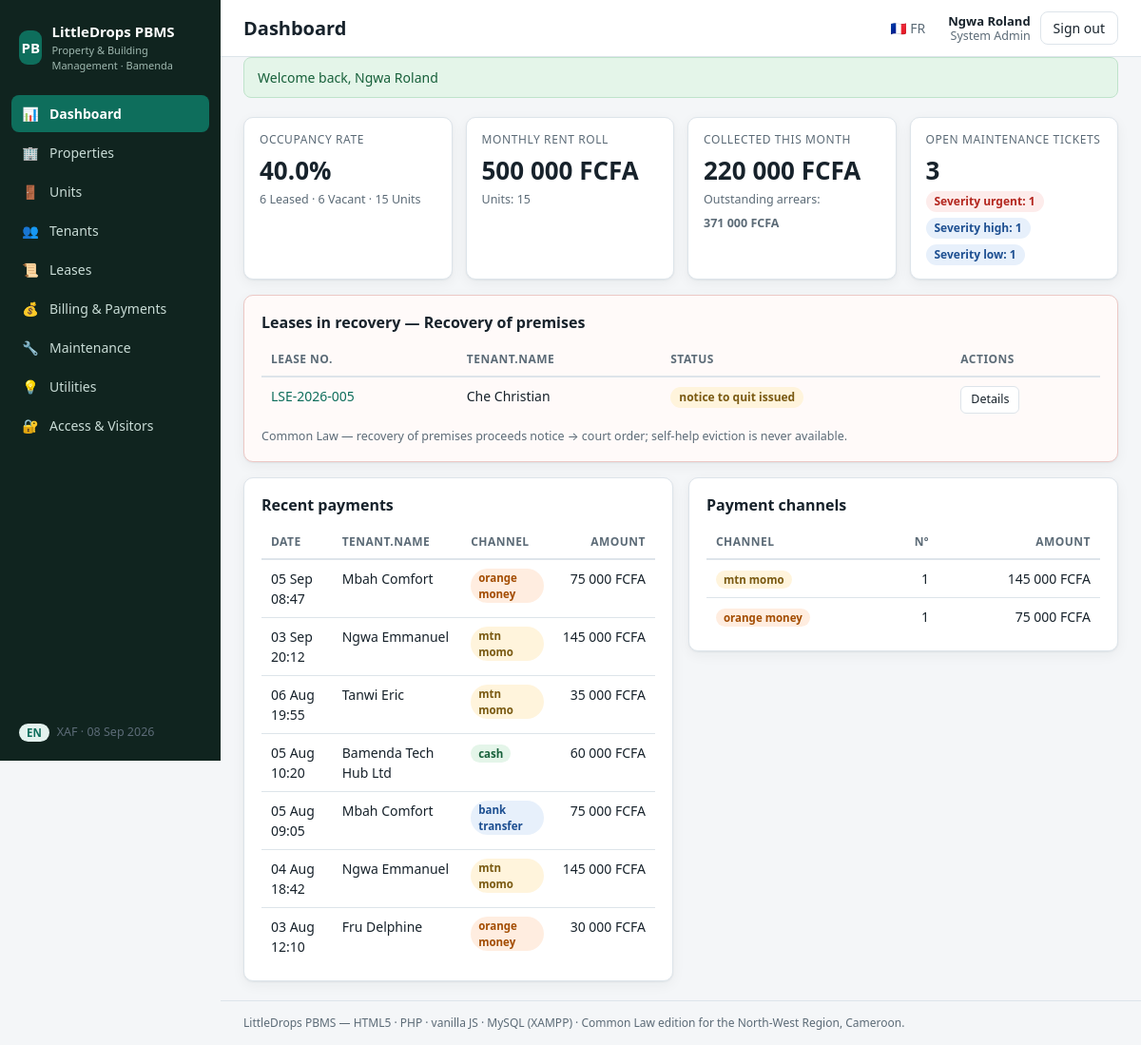
/index.php?r=dashboard (signed in), run on the app's committed database.
### tables this page shows
CREATE TABLE IF NOT EXISTS payments (
  id          INT UNSIGNED AUTO_INCREMENT PRIMARY KEY,
  invoice_id  INT UNSIGNED NULL,
  lease_id    INT UNSIGNED NULL,
  amount_xaf  BIGINT UNSIGNED NOT NULL,
  channel     ENUM('mtn_momo','orange_money','bank_transfer','card','cash','cheque') NOT NULL,
  reference   VARCHAR(80) NULL,                  
  paid_at     DATETIME NOT NULL,
  received_by INT UNSIGNED NULL,
  status      ENUM('pending','confirmed','failed') NOT NULL DEFAULT 'confirmed',
  created_at  DATETIME NOT NULL DEFAULT CURRENT_TIMESTAMP,
  CONSTRAINT fk_payments_invoice FOREIGN KEY (invoice_id) REFERENCES invoices(id)
    ON DELETE SET NULL ON UPDATE CASCADE,
  CONSTRAINT fk_payments_lease FOREIGN KEY (lease_id) REFERENCES leases(id)
    ON DELETE SET NULL ON UPDATE CASCADE,
  INDEX idx_payments_paid_at (paid_at)
);

CREATE TABLE IF NOT EXISTS recovery_cases (
  id         INT UNSIGNED AUTO_INCREMENT PRIMARY KEY,
  lease_id   INT UNSIGNED NOT NULL,
  stage      ENUM('demand_letter','notice_to_quit_issued','notice_expired','court_filing','judgment','enforcement','closed') NOT NULL DEFAULT 'demand_letter',
  opened_at  DATETIME NOT NULL DEFAULT CURRENT_TIMESTAMP,
  updated_at DATETIME NOT NULL DEFAULT CURRENT_TIMESTAMP ON UPDATE CURRENT_TIMESTAMP,
  notes      TEXT NULL,
  CONSTRAINT fk_recovery_lease FOREIGN KEY (lease_id) REFERENCES leases(id)
    ON DELETE CASCADE ON UPDATE CASCADE,
  INDEX idx_recovery_stage (stage)
);

CREATE TABLE IF NOT EXISTS leases (
  id             INT UNSIGNED AUTO_INCREMENT PRIMARY KEY,
  code           VARCHAR(20) NOT NULL UNIQUE,    
  unit_id        INT UNSIGNED NOT NULL,
  tenant_id      INT UNSIGNED NOT NULL,
  start_date     DATE NOT NULL,
  end_date       DATE NOT NULL,
  rent_xaf       BIGINT UNSIGNED NOT NULL,
  billing_cycle  ENUM('monthly','quarterly','annually') NOT NULL DEFAULT 'monthly',
  rent_type      ENUM('fixed','dynamic') NOT NULL DEFAULT 'fixed',
  escalation_pct DECIMAL(5,2) NULL,              
  escalation_interval_months SMALLINT UNSIGNED NULL,
  grace_days     SMALLINT UNSIGNED NOT NULL DEFAULT 7,
  penalty_pct    DECIMAL(5,2)  NOT NULL DEFAULT 5.00,
  deposit_xaf    BIGINT UNSIGNED NOT NULL DEFAULT 0,
  deposit_paid   TINYINT(1) NOT NULL DEFAULT 0,
   
  legal_system   ENUM('common_law','civil_law') NOT NULL DEFAULT 'common_law',
  jurisdiction   VARCHAR(160) NOT NULL DEFAULT 'Bamenda, North-West Region, Cameroon',
  notice_to_quit_days SMALLINT UNSIGNED NOT NULL DEFAULT 30,
  status         ENUM('draft','active','expired','terminated','in_recovery') NOT NULL DEFAULT 'draft',
  signed_at      DATETIME NULL,
  witness_1      VARCHAR(120) NULL,
  witness_2      VARCHAR(120) NULL,
  stamp_duty_paid TINYINT(1) NOT NULL DEFAULT 0,
  notes          TEXT NULL,
  created_at     DATETIME NOT NULL DEFAULT CURRENT_TIMESTAMP,
  CONSTRAINT fk_leases_unit FOREIGN KEY (unit_id) REFERENCES units(id)
    ON DELETE RESTRICT ON UPDATE CASCADE,
  CONSTRAINT fk_leases_tenant FOREIGN KEY (tenant_id) REFERENCES tenants(id)
    ON DELETE RESTRICT ON UPDATE CASCADE,
  INDEX idx_leases_status (status)
);

CREATE TABLE IF NOT EXISTS tenants (
  id             INT UNSIGNED AUTO_INCREMENT PRIMARY KEY,
  user_id        INT UNSIGNED NULL,              
  kind           ENUM('individual','corporate') NOT NULL DEFAULT 'individual',
  name           VARCHAR(160) NOT NULL,
  email          VARCHAR(160) NULL,
  phone          VARCHAR(30)  NULL,
  alt_phone      VARCHAR(30)  NULL,
  emergency_name  VARCHAR(120) NULL,
  emergency_phone VARCHAR(30)  NULL,
  id_type        ENUM('national_id','passport','certificate_incorporation','residence_permit') NULL,
  id_number      VARCHAR(60) NULL,
  notes          TEXT NULL,
  created_at     DATETIME NOT NULL DEFAULT CURRENT_TIMESTAMP,
  CONSTRAINT fk_tenants_user FOREIGN KEY (user_id) REFERENCES users(id)
    ON DELETE SET NULL ON UPDATE CASCADE,
  INDEX idx_tenants_name (name)
);

### core/View.php (called while the page is built, shortened)
<?php
final class View
{
    public static function render(string $template, array $data = [], ?string $layout = 'app'): string
    {
        $php = self::resolve($template);
        extract($data, EXTR_SKIP);
        require $php;
        $content = (string) ob_get_clean();
        if ($layout !== null) {
            $content = (string) ob_get_clean();
        }
        return $content;
    }
    private static function resolve(string $template): string
    {
        [$module, $view] = explode('::', $template, 2);
        $file = dirname(__DIR__) . "/modules/$module/Views/" . str_replace(['..', '\\'], '', $view) . '.php';
        return $file;
    }
}

### modules/Dashboard/Controllers/DashboardController.php (called while the page is built, shortened)
<?php
final class DashboardController extends Controller
{
    public function index(): void
    {
        $this->view('Dashboard::index', [
            'title'     => t('dash.title'),
            'status'    => Stats::unitStatusCounts(),
            'occupancy' => Stats::occupancyRate(),
            'rentRoll'  => Stats::monthlyRentRoll(),
            'collected' => Stats::collectedThisMonth(),
            'arrears'   => Stats::outstandingArrears(),
            'tickets'   => Stats::openTickets(),
            'recovery'  => Stats::recoveryCases(),
            'payments'  => Stats::recentPayments(),
            'channels'  => Stats::paymentChannelsThisMonth(),
        ]);
    }
}

### index.php (called while the page is built, shortened)
<?php
$router = new Core\Router();
$router->loadModules();
$router->dispatch(Core\Request::route());

### core/Auth.php (called while the page is built, shortened)
<?php
final class Auth
{
    public static function locale(): string
    {
        return $_SESSION['locale'] ?? Config::get('app.locale', 'en');
    }
}

### core/helpers.php (called while the page is built, shortened)
<?php
function url(string $path = ''): string
{
    $path = ltrim($path, '/');
    $base = rtrim(dirname($_SERVER['SCRIPT_NAME'] ?? '/'), '/\\');
    return $path === '' ? $base . '/' : $base . "/index.php?r=" . urlencode($path);
}
function e(?string $s): string
{
    return htmlspecialchars((string) $s, ENT_QUOTES | ENT_SUBSTITUTE, 'UTF-8');
}
function t(string $key, array $replace = []): string
{
    static $dict = null;
    $dict ??= require __DIR__ . '/translations.php';
    $locale = \Core\Auth::locale();
    $text = $dict[$locale][$key] ?? $dict['en'][$key] ?? $key;
    return $text;
}
function fmt_xaf($amount): string
{
    return number_format((float) $amount, 0, ',', ' ') . ' FCFA';
}
function badge(string $status): string
{
    $s = strtolower(str_replace(' ', '-', $status));
    $green  = ['leased', 'active', 'paid', 'resolved', 'closed', 'confirmed', 'approved'];
    $amber  = ['reserved', 'partial', 'pending', 'assigned', 'in_progress', 'notice_to_quit_issued', 'demand_letter'];
    $red    = ['under-maintenance', 'out-of-service', 'unpaid', 'in_recovery', 'urgent', 'failed', 'notice_expired', 'enforcement'];
    if (in_array($s, $amber, true)) {
        return 'badge badge-amber';
    }
    if (in_array($s, $red, true)) {
        return 'badge badge-red';
    }
    return 'badge badge-blue';
}

### core/Database.php (called while the page is built, shortened)
<?php
final class Database
{
    private static ?PDO $pdo = null;
    public static function pdo(): PDO
    {
        if (self::$pdo === null) {
            $db  = Config::get('db');
            $dsn = sprintf(
                'mysql:host=%s;port=%d;dbname=%s;charset=%s',
                $db['host'],
                (int) $db['port'],
                $db['database'],
                $db['charset']
            );
            self::$pdo = new PDO($dsn, $db['username'], $db['password'], [
                PDO::ATTR_ERRMODE            => PDO::ERRMODE_EXCEPTION,
                PDO::ATTR_DEFAULT_FETCH_MODE => PDO::FETCH_ASSOC,
                PDO::ATTR_EMULATE_PREPARES   => false,
            ]);
        }
        return self::$pdo;
    }
    public static function run(string $sql, array $params = []): PDOStatement
    {
        $st = self::pdo()->prepare($sql);
        $st->execute($params);
        return $st;
    }
    public static function rows(string $sql, array $params = []): array
    {
        return self::run($sql, $params)->fetchAll();
    }
}

### modules/Dashboard/Models/Stats.php (called while the page is built, shortened)
<?php
final class Stats
{
    public static function openTickets(): array
    {
        return Database::rows(
            "SELECT severity, COUNT(*) AS n FROM maintenance_tickets
              WHERE status NOT IN ('resolved','closed') GROUP BY severity"
        );
    }
    public static function recoveryCases(): array
    {
        return Database::rows(
            "SELECT rc.*, l.code AS lease_code, l.tenant_id, tn.name AS tenant_name
               FROM recovery_cases rc
               JOIN leases l ON l.id = rc.lease_id
               JOIN tenants tn ON tn.id = l.tenant_id
              WHERE rc.stage <> 'closed'
              ORDER BY rc.opened_at DESC"
        );
    }
    public static function recentPayments(int $limit = 7): array
    {
        return Database::rows(
            "SELECT p.*, i.number AS invoice_number, tn.name AS tenant_name
               FROM payments p
               LEFT JOIN invoices i ON i.id = p.invoice_id
               LEFT JOIN tenants tn ON tn.id = COALESCE(i.tenant_id, (SELECT tenant_id FROM leases WHERE id = p.lease_id))
              ORDER BY p.paid_at DESC LIMIT " . (int) $limit
        );
    }
    public static function paymentChannelsThisMonth(): array
    {
        return Database::rows(
            "SELECT channel, SUM(amount_xaf) AS total, COUNT(*) AS n FROM payments
              WHERE status = 'confirmed' AND DATE_FORMAT(paid_at, '%Y-%m') = DATE_FORMAT(CURDATE(), '%Y-%m')
              GROUP BY channel ORDER BY total DESC"
        );
    }
}

### modules/Dashboard/Views/index.php (the view, shortened to what this page needs)
<div class="kpi-grid">
  <div class="kpi-card">
    <div class="kpi-label"><?= e(t('dash.occupancy')) ?></div>
    <div class="kpi-value"><?= number_format($occupancy, 1) ?>%</div>
    <div class="kpi-sub"><?= (int) ($status['leased'] ?? 0) ?> <?= e(t('dash.leased')) ?> ·
      <?= (int) ($status['vacant'] ?? 0) ?> <?= e(t('dash.vacant')) ?> ·
      <?= array_sum($status) ?> <?= e(t('dash.units')) ?></div>
  </div>
  <div class="kpi-card">
    <div class="kpi-label"><?= e(t('dash.rent_roll')) ?></div>
    <div class="kpi-value"><?= e(fmt_xaf($rentRoll)) ?></div>
    <div class="kpi-sub"><?= e(t('dash.units')) ?>: <?= array_sum($status) ?></div>
  </div>
  <div class="kpi-card">
    <div class="kpi-label"><?= e(t('dash.collected')) ?></div>
    <div class="kpi-value"><?= e(fmt_xaf($collected)) ?></div>
    <div class="kpi-sub"><?= e(t('dash.arrears')) ?>: <strong><?= e(fmt_xaf($arrears)) ?></strong></div>
  </div>
  <div class="kpi-card">
    <div class="kpi-label"><?= e(t('dash.open_tickets')) ?></div>
    <div class="kpi-value"><?php
      $open = 0;
      foreach ($tickets as $row) { $open += (int) $row['n']; }
      echo $open;
    ?></div>
    <div class="kpi-sub"><?php foreach ($tickets as $row): ?>
      <span class="<?= e(badge($row['severity'])) ?>"><?= e(t('maint.severity')) ?> <?= e($row['severity']) ?>: <?= (int) $row['n'] ?></span>
    <?php endforeach; ?></div>
  </div>
</div>
<?php if ($recovery): ?>
<section class="panel panel-danger">
  <h2><?= e(t('dash.recovery')) ?> — <?= e(t('lease.recovery')) ?></h2>
  <table class="table">
    <thead><tr>
      <th><?= e(t('lease.code')) ?></th><th><?= e(t('tenant.name')) ?></th>
      <th><?= e(t('common.status')) ?></th><th><?= e(t('common.actions')) ?></th>
    </tr></thead>
    <tbody>
      <?php foreach ($recovery as $rc): ?>
      <tr>
        <td><a href="<?= e(url('leases/' . $rc['lease_id'])) ?>"><?= e($rc['lease_code']) ?></a></td>
        <td><?= e($rc['tenant_name']) ?></td>
        <td><span class="<?= e(badge($rc['stage'])) ?>"><?= e(str_replace('_', ' ', $rc['stage'])) ?></span></td>
        <td><a class="btn btn-sm" href="<?= e(url('leases/' . $rc['lease_id'])) ?>"><?= e(t('common.details')) ?></a></td>
      </tr>
      <?php endforeach; ?>
    </tbody>
  </table>
  <p class="hint">Common Law — recovery of premises proceeds notice → court order; self-help eviction is never available.</p>
</section>
<?php endif; ?>
<div class="two-col">
  <section class="panel">
    <h2><?= e(t('dash.recent_payments')) ?></h2>
    <table class="table">
      <thead><tr>
        <th><?= e(t('common.date')) ?></th><th><?= e(t('tenant.name')) ?></th>
        <th><?= e(t('bill.channel')) ?></th><th class="num"><?= e(t('common.amount')) ?></th>
      </tr></thead>
      <tbody>
        <?php foreach ($payments as $p): ?>
        <tr>
          <td><?= e(date('d M H:i', strtotime($p['paid_at']))) ?></td>
          <td><?= e($p['tenant_name'] ?? '—') ?></td>
          <td><span class="pill pill-<?= e($p['channel']) ?>"><?= e(str_replace('_', ' ', $p['channel'])) ?></span></td>
          <td class="num"><?= e(fmt_xaf($p['amount_xaf'])) ?></td>
        </tr>
        <?php endforeach; ?>
      </tbody>
    </table>
  </section>
  <section class="panel">
    <h2><?= e(t('dash.payment_channels')) ?></h2>
    <table class="table">
      <thead><tr><th><?= e(t('bill.channel')) ?></th><th class="num">Nº</th><th class="num"><?= e(t('common.amount')) ?></th></tr></thead>
      <tbody>
        <?php foreach ($channels as $c): ?>
        <tr>
          <td><span class="pill pill-<?= e($c['channel']) ?>"><?= e(str_replace('_', ' ', $c['channel'])) ?></span></td>
          <td class="num"><?= (int) $c['n'] ?></td>
          <td class="num"><?= e(fmt_xaf($c['total'])) ?></td>
        </tr>
        <?php endforeach; ?>
      </tbody>
    </table>
  </section>
</div>

### core/Router.php (shortened to what this page needs)
<?php
final class Router
{
    private array $routes = [];
    public function add(string $method, string $pattern, callable|array $handler): void
    {
        if (is_array($handler)) {
            [$class, $action] = $handler;
            $handler = static fn(array $params): mixed => (new $class())->{$action}($params);
        }
        $this->routes[strtoupper($method)][] = [$pattern, $handler];
    }
    public function dispatch(string $route): void
    {
        $method = Request::method();
        $route  = trim($route, '/');
        foreach ($this->routes[$method] ?? [] as [$pattern, $handler]) {
            $regex = '#^' . preg_replace('#\{(\w+)\}#', '(?P<$1>[^/]+)', $pattern) . '$#';
            if (preg_match($regex, $route, $m)) {
                $params = array_filter($m, 'is_string', ARRAY_FILTER_USE_KEY);
                $handler($params);
                return;
            }
        }
    }
}

### data on the page
payments: id "6", paid_at "03 Sep 20:12", tenants.name "Ngwa Emmanuel", channel "mtn momo", amount_xaf "145 000 FCFA"
recovery_cases: lease.code "LSE-2026-005", tenants.name "Che Christian", stage "notice to quit issued"
payments: paid_at "05 Sep 08:47", tenants.name "Mbah Comfort", channel "orange money", amount_xaf "75 000 FCFA"
payments: paid_at "06 Aug 19:55", tenants.name "Tanwi Eric", channel "mtn momo", amount_xaf "35 000 FCFA"
payments: paid_at "05 Aug 10:20", tenants.name "Bamenda Tech Hub Ltd", channel "cash", amount_xaf "60 000 FCFA"
payments: paid_at "05 Aug 09:05", tenants.name "Mbah Comfort", channel "bank transfer", amount_xaf "75 000 FCFA"
payments: paid_at "04 Aug 18:42", tenants.name "Ngwa Emmanuel", channel "mtn momo", amount_xaf "145 000 FCFA"
payments: paid_at "03 Aug 12:10", tenants.name "Fru Delphine", channel "orange money", amount_xaf "30 000 FCFA"

### other printed values
$icon "📊"
$label "Dashboard"
$icon "🏢"
$label "Properties"
$icon "🚪"
$label "Units"
$icon "👥"
$label "Tenants"
$icon "📜"
$label "Leases"
$icon "💰"
$label "Billing & Payments"
$icon "🔧"
$label "Maintenance"
$icon "💡"
